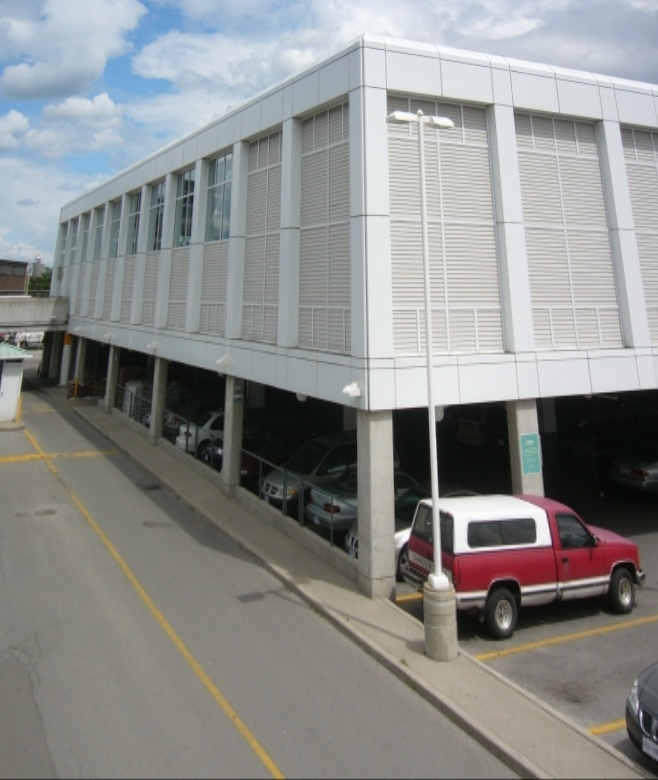
#> input picture lab3/data/P1080091.jpg, 658 x 780 px
$ python main.py
#> lines starting #> are read from the running program, lines starting #| are printed output that depends on the picture; after the words box and inside, x2 and y2 are one past the last pixel; in counts of white or black regions, pixels touching at a corner belong together
""" CS4277/CS5477 Lab 3: AFFINE 3D MEASUREMENT FROM VANISHING LINE AND POINT.
See accompanying file (lab3.pdf) for instructions.

Name: Hans Kurnia
Email: e0310940@u.nus.edu
Student ID: A0184145E
"""
import os
import copy
import argparse
import cv2
import numpy as np
import json
import matplotlib.pyplot as plt

PROJECT_DIR = os.path.abspath(os.path.dirname(__file__))
RESULT_DIR = os.path.join(PROJECT_DIR, 'results')
DATA_DIR = os.path.join(PROJECT_DIR, 'data')

# Canny edge detector constants
MIN_CANNY_THRESHOLD = 100
MAX_CANNY_THRESHOLD = 200

# Hough Transform constants
MIN_LINE_LENGTH = 30
MAX_LINE_GAP = 5

DISTANCE_THRESHOLD = 5.


def detect_lines(image: np.ndarray) -> np.ndarray:
    """
    Detects lines in the image using Canny edge detector and Hough Line Transform

    Args:
        image: H x W x C image

    Returns:
        N x 4 line points (x1, y1, x2, y2)
    """
    line_pts = np.empty(shape=[0, 3], dtype=float)
    """
    YOUR CODE HERE
        1. Call cv2.Canny with threshold1=MIN_CANNY_THRESHOLD, threshold2=MAX_CANNY_THRESHOLD and apertureSize=3
            to detect edges
        2. Pass the edge image from Canny edge detection to cv2.HoughLinesP with rho=1, theta=np.pi/180, threshold=100,
            minLineLength=MIN_LINE_LENGTH and maxLineGap=MAX_LINE_GAP.
    """
    edge_image = cv2.Canny(image=image, threshold1=MIN_CANNY_THRESHOLD,
                           threshold2=MAX_CANNY_THRESHOLD, apertureSize=3)
    line_pts = cv2.HoughLinesP(image=edge_image, rho=1, theta=(
        np.pi/180), threshold=100, minLineLength=MIN_LINE_LENGTH, maxLineGap=MAX_LINE_GAP)
    """ END YOUR CODE HERE """
    line_pts = line_pts.reshape(-1, 4)
    return line_pts


def _save_line_image(image: np.ndarray, line_pts: np.ndarray, save_prefix: os.path):
    """
    Saves the line image for visualization

    Args:
        image: H x W x C image
        line_pts: N x 4 line points (x1, y1, x2, y2)
        save_prefix: the prefix for the save file.
    """
    save_image = copy.deepcopy(image)
    for (x1, y1, x2, y2) in line_pts:
        save_image = cv2.line(save_image, (x1, y1),
                              (x2, y2), (255, 0, 0), thickness=2)
    save_image_file = save_prefix + '.jpg'
    cv2.imwrite(save_image_file, save_image)


def _get_lines_from_line_pts(line_pts: np.ndarray) -> np.ndarray:
    """
    Converts line points to line representation [a, b, 1] where ax + by + 1 = 0 and (x, y) corresponds to points [x,y,1]
    that lie on the line.

    Args:
        line_pts: N x 4 line points (x1, y1, x2, y2)

    Returns:
        L x 3 lines (a, b, 1)
    """
    assert line_pts.shape[1] == 4, 'shape should be N x 4'
    num_lines = line_pts.shape[0]
    pts = np.ones([num_lines, 3], dtype=float)
    other_pts = np.ones([num_lines, 3], dtype=float)
    pts[:, :2] = line_pts[:, :2]
    other_pts[:, :2] = line_pts[:, 2:]

    lines = np.cross(a=pts, b=other_pts)
    lines = lines / lines[:, -1].reshape(-1, 1)
    return lines


def get_pairwise_intersections(lines: np.ndarray) -> np.ndarray:
    """
    Computes intersections between each pair of lines. Remove non-existent intersections i.e. intersections at
    infinity where z=0 for points [x,y,z]

    Args:
        lines: L x 3 lines (a, b, 1)

    Returns:
        I x 3 pairwise intersections [u, v, 1] where I <= N^2
    """
    num_lines = lines.shape[0]
    intersections = np.empty(shape=[num_lines**2, 3], dtype=lines.dtype)
    """ YOUR CODE HERE """
    intersections[:, :] = 0
    count = 0
    for i in range(num_lines):
        for k in range(num_lines):
            intersection = np.cross(lines[i], lines[k])
            if (intersection[2] != 0):
                intersections[count] = intersection/intersection[2]
                count += 1
    """ END YOUR CODE HERE """
    return intersections


def get_support_mtx(intersections: np.ndarray, lines: np.ndarray, distance_threshold: float = DISTANCE_THRESHOLD):
    """
    Computes the I x L support matrix support_mtx where support_mtx[i, j] = 1 implies that the line lines[j] is close to
    the intersection intersections[j] and hence, supporting it.

    Args:
        intersections: I x 3 intersections [u, v, 1]
        lines: L x 3 lines [a, b, 1]
        distance_threshold: the maximum distance to be for the line to support the intersection.

    Returns:
        I x L support matrix
    """
    num_intersections, num_lines = intersections.shape[0], lines.shape[0]
    support_mtx = np.empty(
        shape=[num_intersections, num_lines], dtype=intersections.dtype)
    """
    YOUR CODE HERE
        1. Compute the I x L distance matrix distance_mtx between lines and intersections.
        2. Set the support matrix [i, j] to 1 if the distance_mtx[i,j] is below the distance threshold.
    """
    for i, intersection in enumerate(intersections):
        for j, line in enumerate(lines):
            numerator = abs((line[0]*intersection[0]) +
                            (line[1]*intersection[1]) + line[2])
            denominator = np.sqrt(line[0]**2 + line[1]**2)
            dist = float(numerator) / denominator
            if dist < distance_threshold:
                support_mtx[i][j] = 1
            else:
                support_mtx[i][j] = 0

    """ END YOUR CODE HERE """
    support_mtx = support_mtx.astype(int)
    assert support_mtx.shape == (num_intersections, num_lines)
    return support_mtx


def get_vanishing_pts(lines: np.ndarray, num_vanishing_pts: int) -> np.ndarray:
    """
    Computes the vanishing points using RANSAC.

    Args:
        lines: L x 3 numpy array of detected lines
        num_vanishing_pts: number of vansihing points to retrieve

    Returns:
        V x 3 array of vanishing points [u, v, 1]
    """
    intersections = get_pairwise_intersections(lines=lines)
    support_mtx = get_support_mtx(intersections=intersections, lines=lines)

    vanishing_pts = []
    """
    YOUR CODE HERE
        - For num_vanishing_points, find the intersection with the most support as the vanishing point.
        - Then, remove its support set (of lines) from the list of lines.
        - Find the next vanishing points with the remaining lines (use a loop for this).
        - Note: you don't have to recompute the support_mtx. You can set some entries to 0 to "remove" it.
    """
    for n in range(num_vanishing_pts):
        van_pt_idx = np.argmax(np.sum(a=support_mtx, axis=1))
        for idx, value in enumerate(support_mtx[van_pt_idx]):
            if value == 1:
                support_mtx[:, idx] = 0
        vanishing_pts.append(intersections[van_pt_idx])

    """ END YOUR CODE HERE """
    vanishing_pts = np.array(vanishing_pts)
    return vanishing_pts


def _save_vanishing_pts(save_prefix: os.path, vanishing_pts: np.ndarray):
    """ saves image of the vanishing points """
    image_file = '{}.jpg'.format(save_prefix)
    image = cv2.imread(image_file)

    fig, ax = plt.subplots(1)
    ax.imshow(cv2.cvtColor(image, cv2.COLOR_BGR2RGB))
    plt.plot(vanishing_pts[:, 0], vanishing_pts[:, 1],
             marker='o', color='r', ls='')
    save_dir = os.path.dirname(save_prefix)
    save_file = os.path.join(save_dir,
                             '{}-vanishing-pts.jpg'.format('horizontal' if 'nonvert' in save_prefix else 'vertical'))
    plt.savefig(save_file)


# [92 lines left out: functions get_vanishing_line, _save_query_target_image, _parse_info_dict, get_target_height, not called in this run]


def _get_vert_nonvert_idxs(lines: np.ndarray) -> (np.ndarray, np.ndarray):
    """ Returns the indexes of the vertical lines and the nonvertical lines from the """
    with np.errstate(divide='ignore'):
        vert_idxs = np.argwhere(np.bitwise_and(lines[:, 0] != 0,
                                               np.abs(lines[:, 1] / lines[:, 0]) < 3e-1)).reshape(-1)
    nonvert_idxs = np.setdiff1d(
        np.arange(lines.shape[0]), vert_idxs).reshape(-1)
    return nonvert_idxs, vert_idxs


def main():
    argparser = argparse.ArgumentParser()
    argparser.add_argument('--img', type=str, default='P1080091', help='image name e.g. P1080091 corresponds to '
                                                                       'P1080091.jpg')
    argparser.add_argument('--nvp', type=int, default=3,
                           help='number of vanishing points')
    args = argparser.parse_args()

    save_dir = os.path.join(RESULT_DIR, args.img)
    os.makedirs(save_dir, exist_ok=True)
    image_file = os.path.join(DATA_DIR, '{}.jpg'.format(args.img))
    image = cv2.imread(image_file)
#> image is the input picture: shape (780, 658, 3); mean B, G, R 139.9, 141.4, 139.7

    # detect lines
    line_pts = detect_lines(image=image)
#> in detect_lines, `edge_image = cv2.Canny(image=image, threshold1=MIN_CANNY_THRESHOLD, th..`:
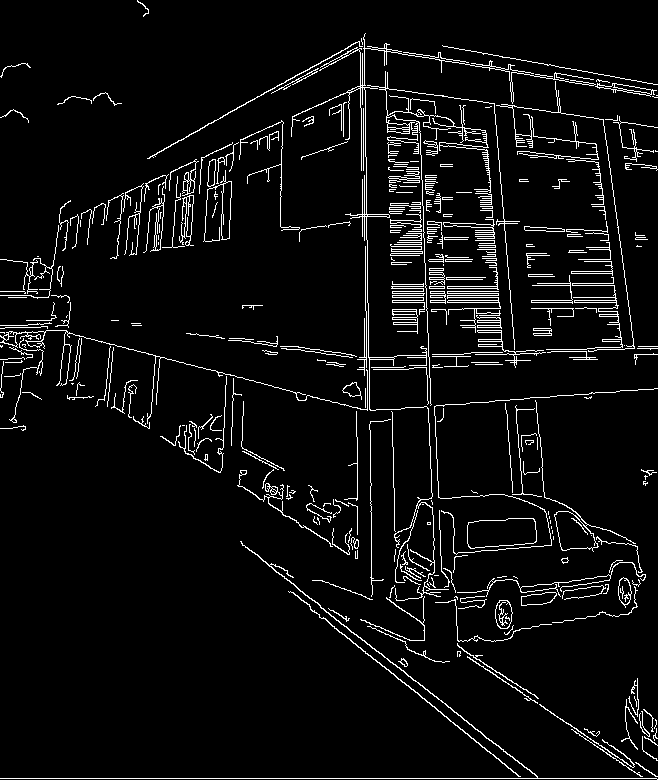
#> edge_image: shape (780, 658); 5.4% white in thin lines or dots
#> in detect_lines, `line_pts = cv2.HoughLinesP(image=edge_image, rho=1, theta=( np.pi/180)..`: line_pts = 106 rows, first 6: [0, 778, 656, 778], [369, 357, 369, 398], [320, 607, 537, 776], [364, 199, 364, 240], [366, 201, 366, 239], [392, 302, 499, 302]
    _save_line_image(image=image, line_pts=line_pts,
                     save_prefix=os.path.join(save_dir, 'detected-lines'))
#> the loop in _save_line_image, `for (x1, y1, x2, y2) in line_pts:` made 106 passes
#> (x1, y1, x2, y2) on passes 1 to 12: (0, 778, 656, 778), (369, 357, 369, 398), (320, 607, 537, 776), (364, 199, 364, 240), (366, 201, 366, 239), (392, 302, 499, 302), (419, 109, 422, 205), (292, 592, 519, 776), (392, 300, 498, 300), (240, 486, 356, 558), (386, 88, 387, 143), (486, 133, 498, 301)
#> pass 1, in _save_line_image, `save_image = cv2.line(save_image, (x1, y1), (x2, y2), (255, 0, 0), thi..`:
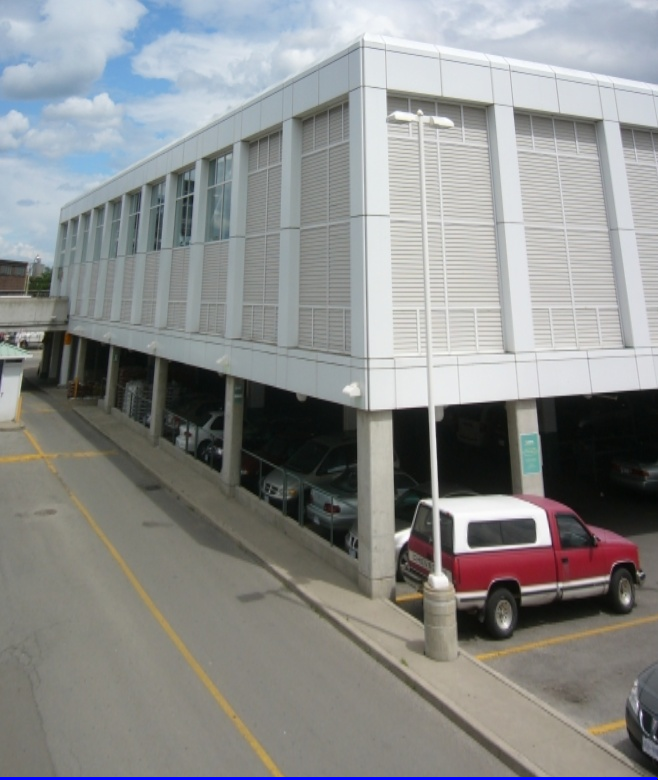
#> save_image: shape (780, 658, 3); 0.38% of pixels changed, all inside (x1, y1, x2, y2) = (0, 777, 658, 780)
#> after the loop in _save_line_image, `for (x1, y1, x2, y2) in line_pts:`:
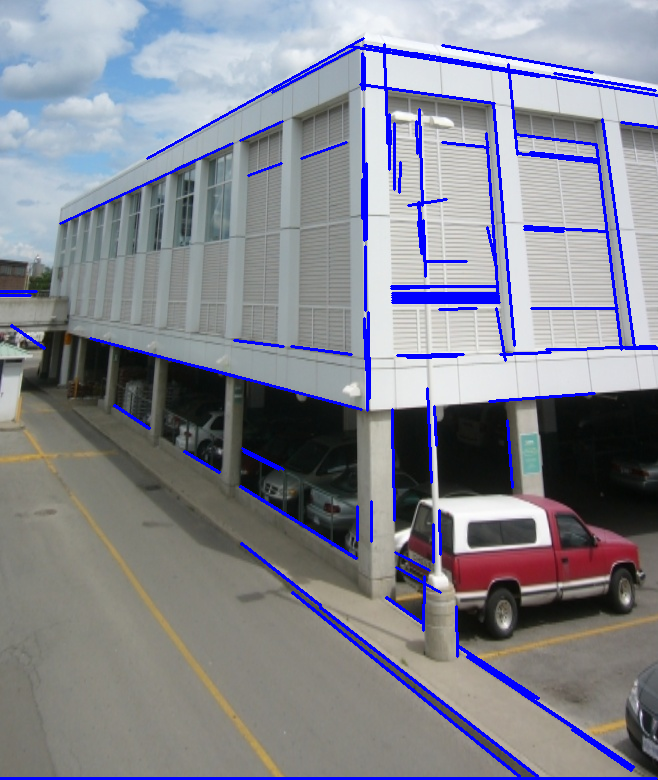
#> save_image: shape (780, 658, 3); mean B, G, R 144.8, 133.7, 132
    lines = _get_lines_from_line_pts(line_pts=line_pts)
#> lines = 106 rows, first 8: [0, -0.00129, 1], [-0.00271, 0, 1], [0.00218, -0.00279, 1], [-0.00275, 0, 1], [-0.00273, 0, 1], [0, -0.00331, 1], [-0.00241, 7.52e-05, 1], [0.00228, -0.00281, 1]

    # split lines into vertical and horizontal lines
    nonvert_idxs, vert_idxs = _get_vert_nonvert_idxs(lines=lines)
#> in _get_vert_nonvert_idxs, `vert_idxs = np.argwhere(np.bitwise_and(lines[:, 0] != 0, np.abs(lines[..`: vert_idxs = 44 values from 1 to 102
#> in _get_vert_nonvert_idxs, `nonvert_idxs = np.setdiff1d( np.arange(lines.shape[0]), vert_idxs).res..`: nonvert_idxs = 62 values from 0 to 105
#> nonvert_idxs = 62 values from 0 to 105; vert_idxs = 44 values from 1 to 102
    vert_lines = lines[vert_idxs]
#> vert_lines = 44 rows, first 8: [-0.00271, 0, 1], [-0.00275, 0, 1], [-0.00273, 0, 1], [-0.00241, 7.52e-05, 1], [-0.0026, 4.73e-05, 1], [-0.0021, 0.00015, 1], [-0.00171, 0.00024, 1], [-0.00275, 0, 1]
    vert_line_pts = line_pts[vert_idxs]
#> vert_line_pts = 44 rows, first 6: [369, 357, 369, 398], [364, 199, 364, 240], [366, 201, 366, 239], [419, 109, 422, 205], [386, 88, 387, 143], [486, 133, 498, 301]
    nonvert_lines = lines[nonvert_idxs]
#> nonvert_lines = 62 rows, first 8: [0, -0.00129, 1], [0.00218, -0.00279, 1], [0, -0.00331, 1], [0.00228, -0.00281, 1], [0, -0.00333, 1], [0.00184, -0.00297, 1], [-0.0166, 0.105, 1], [0, -0.00337, 1]
    nonvert_line_pts = line_pts[nonvert_idxs]
#> nonvert_line_pts = 62 rows, first 6: [0, 778, 656, 778], [320, 607, 537, 776], [392, 302, 499, 302], [292, 592, 519, 776], [392, 300, 498, 300], [240, 486, 356, 558]
    _save_line_image(image=image, line_pts=nonvert_line_pts,
                     save_prefix=os.path.join(save_dir, 'detected-nonvert-lines'))
#> the loop in _save_line_image (call 2), `for (x1, y1, x2, y2) in line_pts:` made 62 passes
#> (x1, y1, x2, y2) on passes 1 to 12: (0, 778, 656, 778), (320, 607, 537, 776), (392, 302, 499, 302), (292, 592, 519, 776), (392, 300, 498, 300), (240, 486, 356, 558), (350, 46, 539, 76), (392, 297, 498, 297), (147, 158, 363, 38), (572, 729, 631, 770), (241, 543, 320, 605), (442, 45, 592, 72)
#> after the loop in _save_line_image (call 2), `for (x1, y1, x2, y2) in line_pts:`:
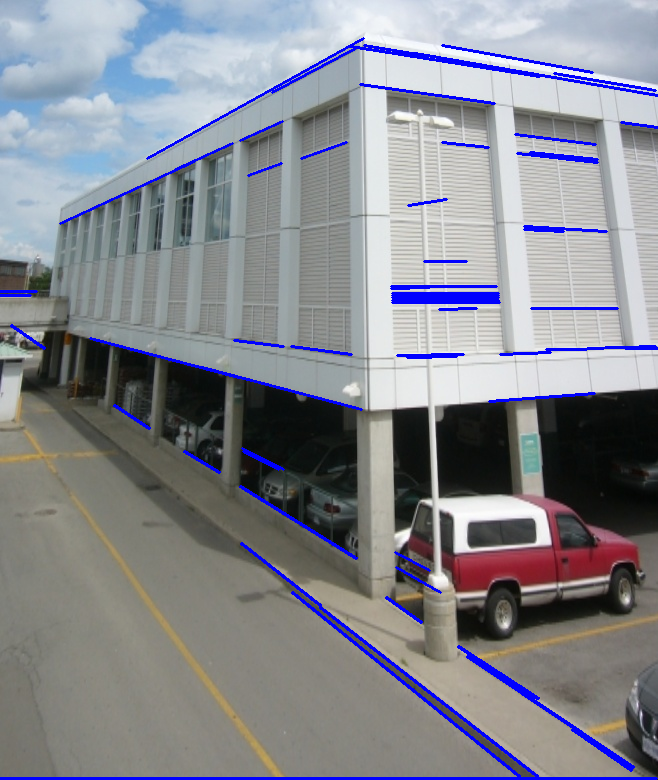
#> save_image: shape (780, 658, 3); mean B, G, R 143.5, 136.3, 134.6
    _save_line_image(image=image, line_pts=vert_line_pts,
                     save_prefix=os.path.join(save_dir, 'detected-vert-lines'))
#> the loop in _save_line_image (call 3), `for (x1, y1, x2, y2) in line_pts:` made 44 passes
#> (x1, y1, x2, y2) on passes 1 to 12: (369, 357, 369, 398), (364, 199, 364, 240), (366, 201, 366, 239), (419, 109, 422, 205), (386, 88, 387, 143), (486, 133, 498, 301), (602, 119, 634, 347), (364, 57, 364, 89), (368, 312, 368, 357), (362, 53, 362, 89), (392, 409, 393, 487), (364, 318, 365, 359)
#> after the loop in _save_line_image (call 3), `for (x1, y1, x2, y2) in line_pts:`:
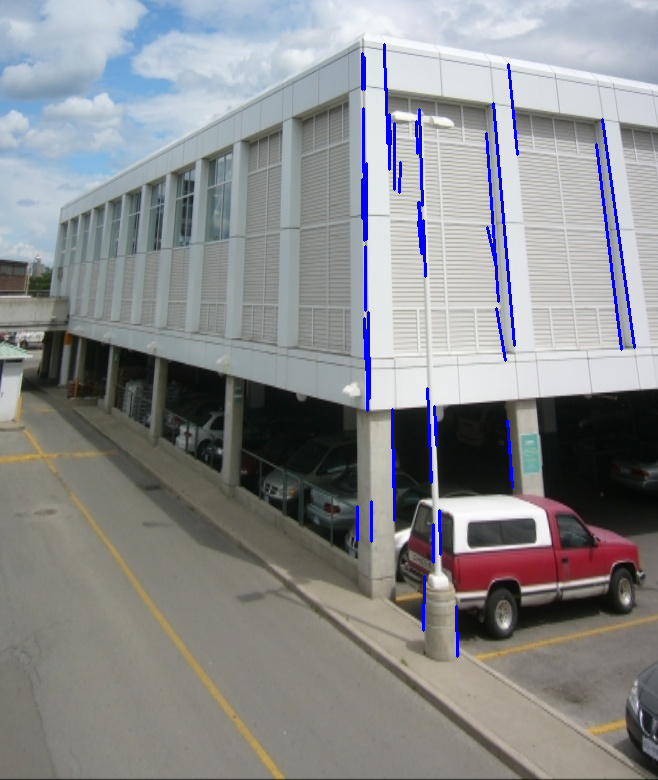
#> save_image: shape (780, 658, 3); mean B, G, R 141.2, 138.8, 137.1

    # get horizontal and vertical vanishing points.
    horizontal_vanishing_pts = get_vanishing_pts(
        lines=nonvert_lines, num_vanishing_pts=2)
#> after the loop in get_pairwise_intersections, `for i in range(num_lines):`: count = 3626
#> the loop in get_support_mtx, `for i, intersection in enumerate(intersections):` made 3844 passes
#> intersection on passes 1 to 3: [539.6, 778, 1], [521.5, 778, 1], [710.4, 778, 1]
#> the loop in get_vanishing_pts, `for n in range(num_vanishing_pts):` made 2 passes
#> van_pt_idx on passes 1 to 2: 1609, 422
#> after the loop in get_vanishing_pts, `for n in range(num_vanishing_pts):`: vanishing_pts = [[-82.67, 291, 1], [1850, 297, 1]]
#> horizontal_vanishing_pts = [[-82.67, 291, 1], [1850, 297, 1]]
    vertical_vanishing_pt = get_vanishing_pts(
        lines=vert_lines, num_vanishing_pts=1)
#> after the loop in get_pairwise_intersections (call 2), `for i in range(num_lines):`: count = 1618; intersections = 1936 rows, first 8: [369, -1491, 1], [369, -847, 1], [369, -1505, 1], [369, -1541.1, 1], [369, -1385, 1], [369, 523, 1], [369, -1717.4, 1], [369, -1326, 1]
#> the loop in get_support_mtx (call 2), `for i, intersection in enumerate(intersections):` made 1936 passes
#> the loop in get_vanishing_pts (call 2), `for n in range(num_vanishing_pts):` made 1 pass
#> van_pt_idx on pass 1: 48
#> vertical_vanishing_pt = [[364, -1543, 1]]
    _save_vanishing_pts(save_prefix=os.path.join(save_dir, 'detected-vert-lines'),
                        vanishing_pts=vertical_vanishing_pt)
#> in _save_vanishing_pts, `plt.savefig(save_file)`:
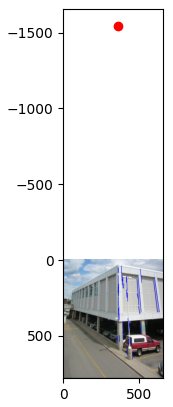
#> figure drawn by matplotlib, 1 panel
    _save_vanishing_pts(save_prefix=os.path.join(save_dir, 'detected-nonvert-lines'),
                        vanishing_pts=horizontal_vanishing_pts)
#> in _save_vanishing_pts (call 2), `plt.savefig(save_file)`:
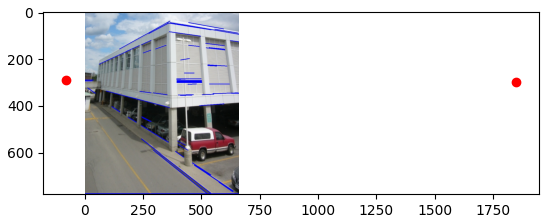
#> figure drawn by matplotlib, 1 panel
    vanishing_pts = np.concatenate(
        [horizontal_vanishing_pts, vertical_vanishing_pt], axis=0)
#> vanishing_pts = [[-82.67, 291, 1], [1850, 297, 1], [364, -1543, 1]]
    np.save(os.path.join(save_dir, 'vanishing-pts.npy'), vanishing_pts)

    # load the query and target
    info_file = os.path.join(DATA_DIR, '{}-info.json'.format(args.img))
#> (the run stopped early here; a loop or call above may not have finished)
